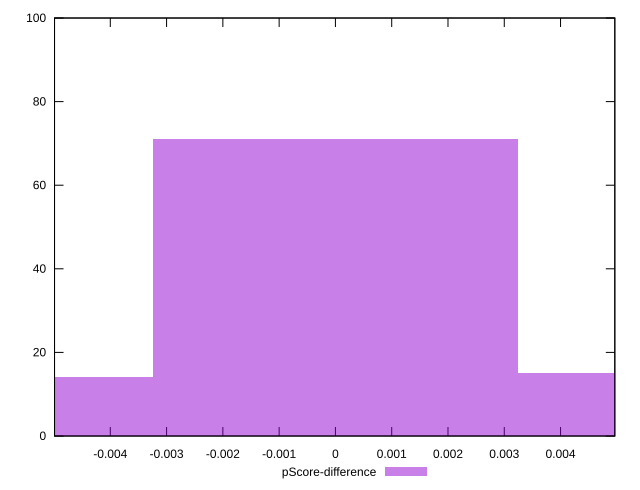

Generate this figure with gnuplot:
reset

$pScoreDifference <<EOF
0 71
-0.006494960084105698 14
0.006494960084105698 15
EOF

set key outside below
set boxwidth 0.006494960084105698
set xrange [-0.004990797776089878:0.0049641792729921835]
set yrange [0:100]
set trange [0:100]
set style fill transparent solid 0.5 noborder
set terminal svg size 640, 490 enhanced background rgb 'white'
set output "report_00013_2021-02-09T12-04-24.940Z/mainthread-work-breakdown/samples/pages+cached/pScore-difference/histogram.svg"

plot $pScoreDifference title "pScore-difference" with boxes

reset
